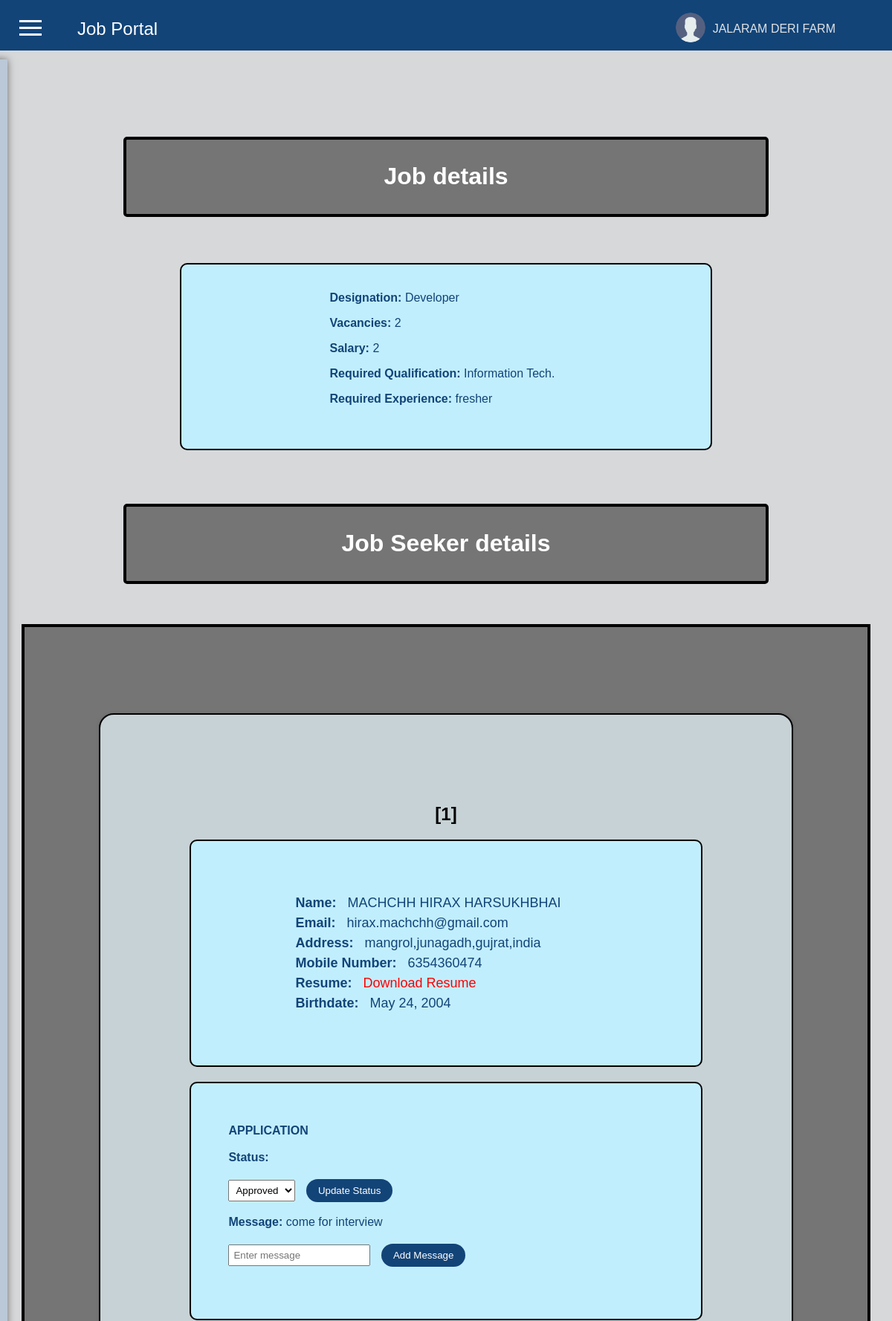
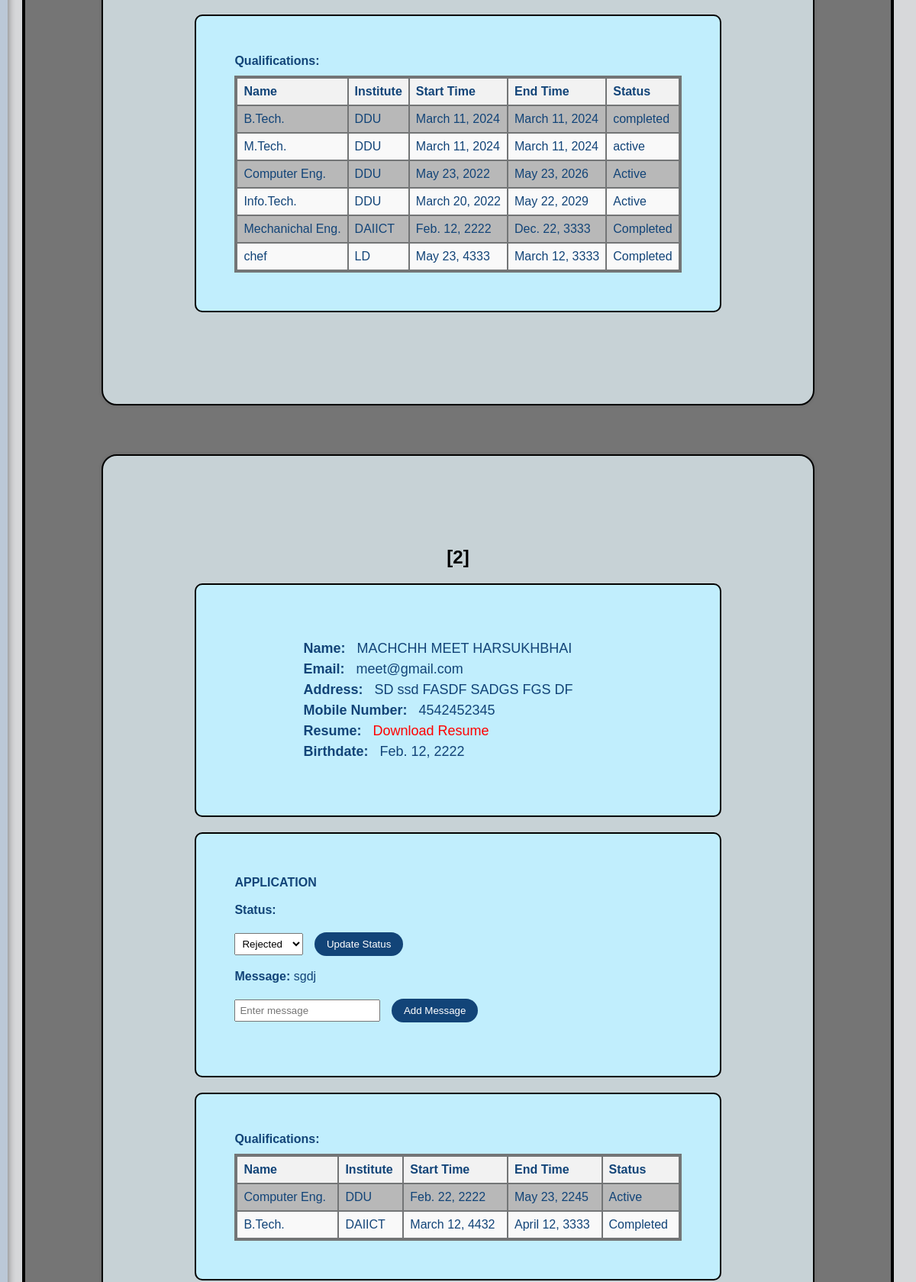
Page /jobseeker_details/2/ (signed in, upper part) on the committed database (2 pictures, top to bottom).
### firstapp/models.py (models this page shows, shortened)
class Employer(models.Model):
    emp_id = models.AutoField(primary_key=True)
    emp_name = models.CharField(max_length=50,null=False)
    username = models.CharField(max_length=20,unique=True,null=False)
    password = models.CharField(max_length=20,null=False)
    emp_email = models.EmailField(max_length=30,unique=True,null=False)
    help_line_no = models.IntegerField(unique=True,null=False)
    industry = models.CharField(max_length=30,null=False)
    location = models.CharField(max_length=100,null=False)
    avg_salary = models.IntegerField(null=False)

class Jobposting(models.Model):
    jp_id = models.AutoField(primary_key=True)
    emp_id = models.ForeignKey(Employer, on_delete=models.CASCADE, to_field='emp_id')
    designation = models.CharField(max_length=50,null=False)
    vacancies = models.IntegerField(null=False)
    salary = models.IntegerField(null=False)
    req_qualification = models.CharField(max_length=120,null=False)
    req_experience = models.CharField(max_length=40,null=False)
    delete_jobpost = models.BooleanField(default=0)

class Jobseeker(models.Model):
    js_id = models.AutoField(primary_key=True)
    js_name = models.CharField(max_length=50,null=False)
    username = models.CharField(max_length=20, unique=True,null=False)
    password = models.CharField(max_length=20,null=False)
    js_email = models.EmailField(max_length=30, unique=True,null=False)
    js_address = models.CharField(max_length=200 , default="your address",null=False)
    mobileno = models.CharField(max_length=10, unique=True,null=False)
    resume = models.FileField(upload_to='Resume/',null=False)
    birthdate = models.DateField(null=True)

class Application(models.Model):
    app_id = models.AutoField(primary_key=True)
    js_id = models.ForeignKey(Jobseeker, on_delete=models.CASCADE, to_field='js_id')
    jp_id = models.ForeignKey(Jobposting, on_delete=models.CASCADE, to_field='jp_id')
    app_date = models.DateField()
    curr_status = models.CharField(max_length=40, default="pending")
    message = models.CharField(max_length=200,null=True)

class Qualification(models.Model):
    qual_id = models.AutoField(primary_key=True)
    js_id = models.ForeignKey(Jobseeker,on_delete=models.CASCADE,to_field='js_id')
    name = models.CharField(max_length=40,null=False)
    institute = models.CharField(max_length=20,null=False)
    start_time = models.DateField(null=False)
    end_time = models.DateField(null=False)
    STATUS_CHOICES = [
        ('active', 'Active'),
        ('completed', 'Completed'),
    ]
    status = models.CharField(max_length=12, choices=STATUS_CHOICES,default='Active')

### firstapp/views.py (the view)
# urls.py: path('jobseeker_details/<int:jp_id>/', views.jobseeker_details, name='jobseeker_details'),
def jobseeker_details(request, jp_id):
    my_value = request.session.get('my_key')
    employer = Employer.objects.get(username=my_value)
    emp_name = employer.emp_name
    print("jp_id:", jp_id)  # Print the received jp_id
    job = get_object_or_404(Jobposting, jp_id=jp_id)
    jobposting = get_object_or_404(Jobposting, jp_id=jp_id)
    applications = Application.objects.filter(jp_id=jobposting)
    jobseeker_details = []
    for application in applications:
            jobseeker = application.js_id
            jobseeker_detail = {
                'js_id': jobseeker.js_id,
                'js_name': jobseeker.js_name,
                'js_email': jobseeker.js_email,
                'js_address': jobseeker.js_address,
                'mobileno': jobseeker.mobileno,
                'resume': jobseeker.resume.url,  # Assuming you want to get the URL of the resume
                'birthdate': jobseeker.birthdate,
                'application_id': application.app_id,
                'curr_status': application.curr_status,
                'message': application.message
            }
            qualifications = Qualification.objects.filter(js_id=jobseeker)
            qualifications_list = []
            for qualification in qualifications:
                qualification_info = {
                    'name': qualification.name,
                    'institute': qualification.institute,
                    'start_time': qualification.start_time,
                    'end_time': qualification.end_time,
                    'status': qualification.status
                }
                qualifications_list.append(qualification_info)
            jobseeker_detail['qualifications'] = qualifications_list
            jobseeker_details.append(jobseeker_detail)
    return render(request, 'e_getdetialsof_jobskeers.html', {'job': job,'jobseeker_details':jobseeker_details,'emp_name':emp_name})

### templates/e_getdetialsof_jobskeers.html (shortened to what this page needs)
<!DOCTYPE html>
<html lang="en">
<head>
    {% load static %}
</head>
<body>
<header class="top-header">
    <div class="container">
        <a href="#" class="logo">Job Portal</a>
        <div class="user-info">
            <div class="user-logo">
                <img src="{% static 'png/user.png' %}" alt="User Logo">
            </div>
            <div class="user-name">{{emp_name}}</div>
        </div>
    </div>
</header>
<button class="toggle-btn" onclick="toggleSidebar()">
    <span class="line"></span>
    <span class="line"></span>
    <span class="line"></span>
</button>
<form method="POST" action="e_menu">
<div class="sidebar">
</div>
</form><br><br><br><br>
<br><br><br><br>
<div class="content-container">
    <div class="h1-container">
<h1>Job details</h1>
    </div>
    <br><br>
<ul>
    <div class="qualification-box1">
        <li>
            <p><strong>Designation:</strong> {{ job.designation }}</p>
            <p><strong>Vacancies:</strong> {{ job.vacancies }}</p>
            <p><strong>Salary:</strong> {{ job.salary }}</p>
            <p><strong>Required Qualification:</strong> {{ job.req_qualification}}</p>
            <p><strong>Required Experience:</strong> {{ job.req_experience }}<br><br>
        </li>
    </div>
        <br><br>
</ul>
<div class="h1-container">
    <h1>Job Seeker details</h1>
</div><br><br><br>
{% if jobseeker_details %}
<div class="job-details-container">
    <ul class="jobseeker-list">
        {% for jobseeker_detail in jobseeker_details %}
        <li class="jobseeker-item">
            <div class="count-container">
                <h2><strong>[{{ forloop.counter }}]</strong></h2>
            </div>
            <div class="qualification-box">
                <div class="details-container">
                    <strong>Name: </strong><span>{{ jobseeker_detail.js_name }}</span><br>
                    <strong>Email: </strong><span>{{ jobseeker_detail.js_email }}</span><br>
                    <strong>Address: </strong><span>{{ jobseeker_detail.js_address }}</span><br>
                    <strong>Mobile Number: </strong><span>{{ jobseeker_detail.mobileno }}</span><br>
                    <strong>Resume: </strong><span><a href="{{ jobseeker_detail.resume }}">Download Resume</a></span><br>
                    <strong>Birthdate: </strong><span>{{ jobseeker_detail.birthdate }}</span><br>
                </div>
            </div>
            <ul>
                <div class="qualification-box">
                    <li>
                        <strong>APPLICATION</strong><br><br>
                        <strong>Status:</strong>
                        <form action="{% url 'update_status' jobseeker_detail.application_id %}" method="post">
                            <select name="curr_status">
                                <option value="approved" {% if jobseeker_detail.curr_status == 'approved' %} selected {% endif %}>Approved</option>
                                <option value="rejected" {% if jobseeker_detail.curr_status == 'rejected' %} selected {% endif %}>Rejected</option>
                            </select>
                            <button type="submit">Update Status</button>
                        </form><BR>
                        <strong>Message:</strong> {{ jobseeker_detail.message }}<br>
                        <form action="{% url 'add_message' jobseeker_detail.application_id %}" method="post">
                            <input type="text" name="message" placeholder="Enter message">
                            <button type="submit">Add Message</button>
                        </form>
                    </li>
                </div>
            </ul>
            <div class="qualification-box">
                <strong>Qualifications:</strong><br>
                <ul>
                    <div class="qualification-table">
                        <table>
                            <thead>
                                <tr>
                                    <th>Name</th>
                                    <th>Institute</th>
                                    <th>Start Time</th>
                                    <th>End Time</th>
                                    <th>Status</th>
                                </tr>
                            </thead>
                            <tbody>
                                {% for qualification in jobseeker_detail.qualifications %}
                                <tr>
                                    <td>{{ qualification.name }}</td>
                                    <td>{{ qualification.institute }}</td>
                                    <td>{{ qualification.start_time }}</td>
                                    <td>{{ qualification.end_time }}</td>
                                    <td>{{ qualification.status }}</td>
                                </tr>
                                {% endfor %}
                            </tbody>
                        </table>
                    </div>
                </ul>
            </div>
        </li>
        <br><br><br>
        {% endfor %}
    </ul>
</div>
{% else %}
    <p>No jobseeker details found.</p>
{% endif %}
</body>
</html>

### templates/e_getdetialsof_jobskeers.html (style rules this page uses)
body { margin: 0; background-color:#D7D8DA ; font-family: Arial, sans-serif; }
.top-header { top:0; height:40px; width:100%; position: fixed; z-index: 1000; background-color: #124478 ; color: #fff; padding: 14px; display: flex; align-items: center; }
.top-header .container { position:fixed; display: flex; justify-content: space-between; align-items: center; width: 100%; padding:20px 10px 10px 20px; }
.logo { color: #ffffff; text-decoration: none; font-size: 24px; margin-left: 70px; }
.user-info { display: flex; align-items: center; margin-right:50px; }
.user-logo img { width: 40px; height: 40px; border-radius: 50%; margin-right:10px; }
.user-name { color: #e2e2e2; font-size: 16px; margin-right:60px; }
.sidebar { position: fixed; top: 80px; left: -350px; height: 100%; width: 300px; background-color:#BBC8D7 ; padding: 30px; box-shadow: 0 0 10px rgba(0, 0, 0, 0.5); transition: left 0.3s ease-in-out; z-index: 1000; }
.toggle-btn { position:fixed; top: 20px; left: 20px; background-color: transparent; border: none; cursor: pointer; z-index: 1000; }
.line { display: block; width: 30px; height: 3px; background-color: #fff; margin: 6px auto; transition: background-color 0.3s ease; }
body { margin: 0; background-color: #D7D8DA; font-family: Arial, sans-serif; }
h1 { text-align: center; color:white; background-color: #757575; }
.h1-container { width: 70%; background-color:#757575 ; padding: 10px; border-radius: 5px; border: 4px solid #000000; display: flex; justify-content: center; align-items: center; }
ul { list-style-type: none; padding: 0; }
ul li { margin-bottom: 20px; }
ul li p { margin-right:10px; }
ul li ul { margin-top: 10px; }
ul li ul li { margin-top: 5px; }
form { margin-top: 20px; }
form input[type="text"], form select { padding: 5px; margin-right: 10px; }
form button, form input[type="submit"] { padding: 8px 16px; border: none; border-radius: 20px; background-color: #124478; color: #fff; cursor: pointer; transition: background-color 0.3s ease; }
a { color: red; text-decoration: none; }
.content-container { display: flex; justify-content: center; align-items: center; flex-direction: column; margin-top: 20px; }
.job-details-container { background-color:#757575 ; padding: 100px; margin-bottom:40px; border: 4px solid #000000; }
.jobseeker-list { list-style-type: none; padding: 0; }
.jobseeker-item { background-color: #C7D2D6; padding:100px; margin-bottom: 10px; border-radius: 20px; border: 2px solid #000000; box-shadow: 0 0 5px rgba(0, 0, 0, 0.1); }
.qualification-box { background-color:#C1EEFD ; color: #124478; padding: 50px; margin:20px 20px 20px 20px; border-radius: 10px; border: 2px solid #000000; margin-top: 10px; }
.qualification-box1 { background-color:#C1EEFD ; color: #124478; padding: 20px 200px 20px 200px; margin:20px 20px 20px 20px; border-radius: 10px; border: 2px solid #000000; margin-top: 10px; }
.details-container { margin-left:70px; padding: 20px; font-size: 18px; line-height: 1.5; }
.details-container span { margin-left: 10px; }
.qualification-table table { width: 100%; border-collapse: collapse; border: 4px solid #737576; }
.qualification-table th, .qualification-table td { padding: 8px; text-align: left; border: 2px solid #737576; }
.qualification-table th { background-color: #f2f2f2; font-weight: bold; }
.qualification-table tbody tr:nth-child(even) { background-color: #f9f9f9; }
.qualification-table tbody tr:nth-child(odd) { background-color: #B8B8B8; }
.count-container { text-align: center; margin-bottom: 10px; }

### rows in the picture
Employer: emp_name "JALARAM DERI FARM"
Jobposting: designation "Developer", vacancies "2", salary "2", req_qualification "Information Tech.", req_experience "fresher"
Jobseeker: js_name "MACHCHH HIRAX HARSUKHBHAI", js_email "hirax.machchh@gmail.com", js_address "mangrol,junagadh,gujrat,india", mobileno "6354360474", birthdate "May 24, 2004"
Application: curr_status "Approved", message "come for interview"
Qualification: name "B.Tech.", institute "DDU", start_time "March 11, 2024", end_time "March 11, 2024", status "completed"
Qualification: name "M.Tech.", institute "DDU", start_time "March 11, 2024", end_time "March 11, 2024", status "active"
Qualification: name "Computer Eng.", institute "DDU", start_time "May 23, 2022", end_time "May 23, 2026", status "Active"
Qualification: name "Info.Tech.", institute "DDU", start_time "March 20, 2022", end_time "May 22, 2029", status "Active"
Qualification: name "Mechanichal Eng.", institute "DAIICT", start_time "Feb. 12, 2222", end_time "Dec. 22, 3333", status "Completed"
Qualification: name "chef", institute "LD", start_time "May 23, 4333", end_time "March 12, 3333", status "Completed"
Jobseeker: js_name "MACHCHH MEET HARSUKHBHAI", js_email "meet@gmail.com", js_address "SD ssd FASDF SADGS FGS DF", mobileno "4542452345", birthdate "Feb. 12, 2222"
Application: curr_status "Rejected", message "sgdj"
Qualification: name "Computer Eng.", institute "DDU", start_time "Feb. 22, 2222", end_time "May 23, 2245", status "Active"
Qualification: name "B.Tech.", institute "DAIICT", start_time "March 12, 4432", end_time "April 12, 3333", status "Completed"
